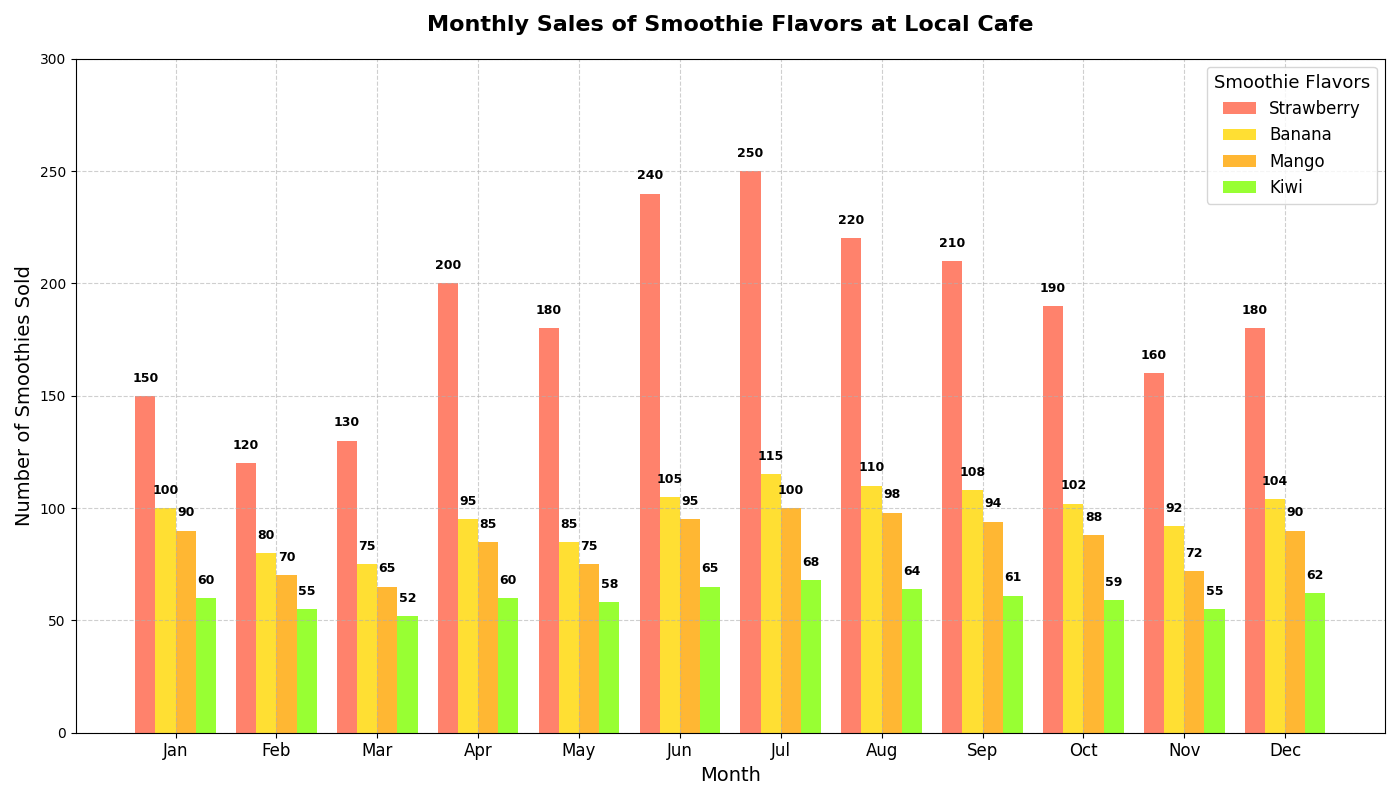

Source code (Python):
import matplotlib.pyplot as plt
import numpy as np

# Scenario: Tracking the Popularity of Different Smoothie Flavors at a Local Cafe
# over a 12-month period.

# Define the months
months = ['Jan', 'Feb', 'Mar', 'Apr', 'May', 'Jun', 'Jul', 'Aug', 'Sep', 'Oct', 'Nov', 'Dec']

# Monthly sales for different smoothie flavors (in units)
strawberry_sales = [150, 120, 130, 200, 180, 240, 250, 220, 210, 190, 160, 180]
banana_sales = [100, 80, 75, 95, 85, 105, 115, 110, 108, 102, 92, 104]
mango_sales = [90, 70, 65, 85, 75, 95, 100, 98, 94, 88, 72, 90]
kiwi_sales = [60, 55, 52, 60, 58, 65, 68, 64, 61, 59, 55, 62]

# Data transformation for subplots
monthly_sales = np.array([strawberry_sales, banana_sales, mango_sales, kiwi_sales])
flavors = ['Strawberry', 'Banana', 'Mango', 'Kiwi']

# Initialize the figure and axis
fig, ax = plt.subplots(figsize=(14, 8))

# Set bar width
bar_width = 0.2

# Plot bar charts for each smoothie flavor
months_idx = np.arange(len(months))
ax.bar(months_idx - 1.5 * bar_width, strawberry_sales, width=bar_width, label='Strawberry', color='#FF6347', alpha=0.8)
ax.bar(months_idx - 0.5 * bar_width, banana_sales, width=bar_width, label='Banana', color='#FFD700', alpha=0.8)
ax.bar(months_idx + 0.5 * bar_width, mango_sales, width=bar_width, label='Mango', color='#FFA500', alpha=0.8)
ax.bar(months_idx + 1.5 * bar_width, kiwi_sales, width=bar_width, label='Kiwi', color='#7FFF00', alpha=0.8)

# Titles and labels
ax.set_title('Monthly Sales of Smoothie Flavors at Local Cafe', fontsize=16, fontweight='bold', pad=20)
ax.set_xlabel('Month', fontsize=14)
ax.set_ylabel('Number of Smoothies Sold', fontsize=14)
ax.set_xticks(months_idx)
ax.set_xticklabels(months, fontsize=12)
ax.legend(title='Smoothie Flavors', fontsize=12, title_fontsize='13')

# Grid and limits
ax.grid(True, linestyle='--', alpha=0.6)
ax.set_ylim(0, 300)

# Add data labels above each bar
for i, sales in enumerate(monthly_sales):
    for j, value in enumerate(sales):
        ax.text(j - 1.5*bar_width + i*bar_width, value + 5, str(value),
                ha='center', va='bottom', fontsize=9, color='black', fontweight='bold')

# Tight layout to adjust padding
plt.tight_layout()

# Show the plot
plt.show()
